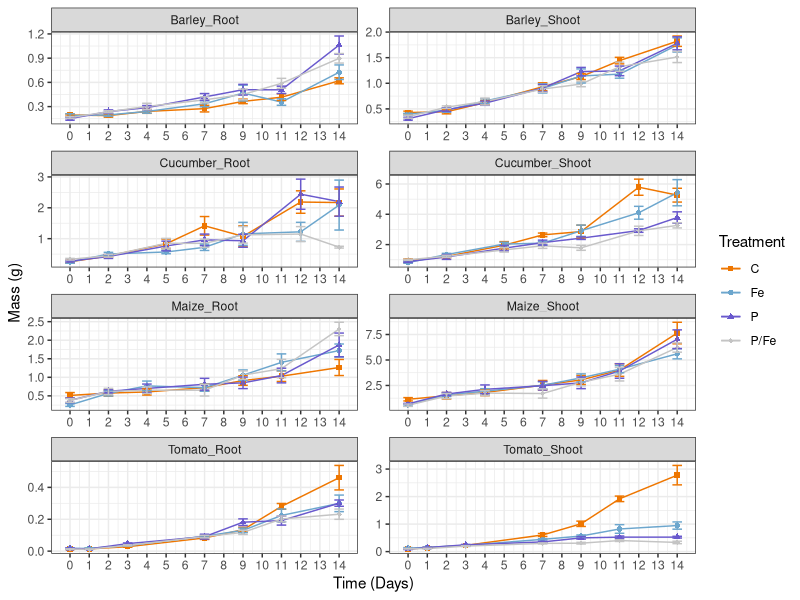
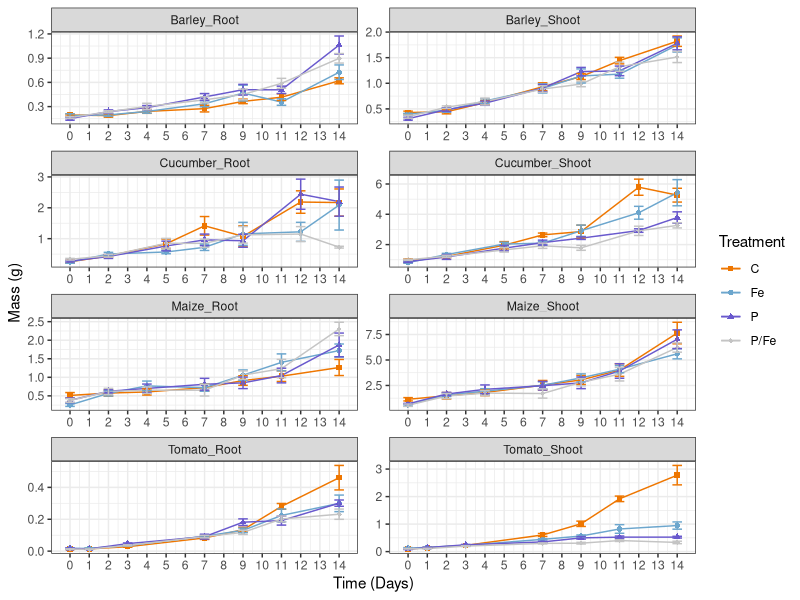

Here is the R script that generated these plots, in order:
library(readr)
library(ggpubr)
library(ggplot2)
library(reshape2)
library(tidyverse)
library(plyr)
library(dplyr)



#Scatter line + error bars (STD.Err) --> calculate means and errors in R ####

table2 <- read.csv("DATA_Masses.csv", sep=";",
                   header=T)

Summary_table <- ddply(table2, c("Treatment", "Time", "Species_Tissue"), summarise,
                       N    = sum(!is.na(Value)),
                       mean = mean(Value, na.rm=TRUE),
                       sd   = sd(Value, na.rm=TRUE),
                       se   = sd / sqrt(N))
Summary_table


f2 <- ggplot(Summary_table, aes(x = Time, y = mean, group = Treatment, colour = Treatment)) + 
  geom_line(aes(group = Treatment)) + 
  geom_point(aes(shape = Treatment)) + 
  scale_shape_manual(values = c(15:18)) +
  scale_color_manual(values=c("darkorange2", "skyblue3", "slateblue3", "grey77"))+
  geom_errorbar(aes(ymin = mean-se, ymax = mean+se, group = Treatment), width = 0.5) +
  theme_bw() + 
  scale_x_continuous(breaks=seq(0,16,1))
f2 + facet_wrap(~Species_Tissue, scales="free", ncol = 2) + 
  ylab("Mass (g)") + 
  xlab("Time (Days)") 


ggsave(filename = "Masses_Scatter-lines_errorbars(bw).pdf", plot = last_plot(), dpi = 600, units = "cm", width = 70, height = 80, scale = 0.5)
